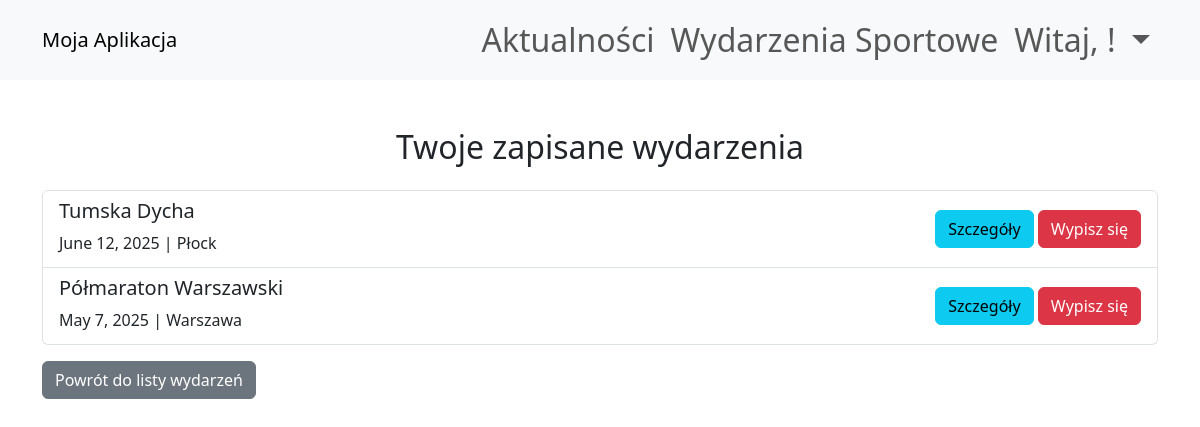
Screenshot of /my-events/ (signed in) with the database file from the repository.
### events/models.py (models this page shows, shortened)
class EventRegistration(models.Model):
    user = models.ForeignKey(User, on_delete=models.CASCADE)
    event = models.ForeignKey(Event, on_delete=models.CASCADE, related_name="registrations")
    registration_date = models.DateTimeField(auto_now_add=True)
    class Meta:
        unique_together = ('user', 'event')

class Event(models.Model):
    title = models.CharField(max_length=200)
    description = models.TextField()
    date = models.DateField()
    time = models.TimeField()
    location = models.CharField(max_length=255)
    max_participants = models.IntegerField()

### events/views.py (the view)
# urls.py: path('my-events/', views.my_events, name='my_events'),
@login_required
def my_events(request):
    registrations = EventRegistration.objects.filter(user=request.user)
    return render(request, 'events/my_events.html', {'registrations': registrations})

### events/templates/events/my_events.html (shortened to what this page needs)
<!DOCTYPE html>
<html lang="pl">
<head>
    <link href="https://cdn.jsdelivr.net/npm/bootstrap@5.3.0/dist/css/bootstrap.min.css" rel="stylesheet">
</head>
<body>
<nav class="navbar navbar-expand-lg navbar-light bg-light">
    <div class="container">
        <a class="navbar-brand" href="/">Moja Aplikacja</a>
        <div class="collapse navbar-collapse" id="navbarNav">
            <ul class="navbar-nav ms-auto">
                <li class="nav-item">
                    <a class="nav-link" href="#">Aktualności</a>
                </li>
                <li class="nav-item">
                    <a class="nav-link" href="{% url 'event_list' %}">Wydarzenia Sportowe</a>
                </li>
                {% if user.is_authenticated %}
                    <li class="nav-item dropdown">
                        <a class="nav-link dropdown-toggle" href="#" id="userDropdown" role="button" data-bs-toggle="dropdown" aria-expanded="false">
                            Witaj, {{ user.first_name }}!
                        </a>
                    </li>
                {% endif %}
            </ul>
        </div>
    </div>
</nav>
    <div class="container mt-5">
        <h2 class="text-center mb-4">Twoje zapisane wydarzenia</h2>
        {% if registrations %}
            <ul class="list-group">
                {% for registration in registrations %}
                    <li class="list-group-item d-flex justify-content-between align-items-center">
                        <div>
                            <h5>{{ registration.event.title }}</h5>
                            <p class="mb-1">{{ registration.event.date }} | {{ registration.event.location }}</p>
                        </div>
                        <div>
                            <a href="{% url 'event_detail' registration.event.id %}" class="btn btn-info">Szczegóły</a>
                            <form method="post" action="{% url 'event_unregister' registration.event.id %}" class="d-inline">
                                <button type="submit" class="btn btn-danger">Wypisz się</button>
                            </form>
                        </div>
                    </li>
                {% endfor %}
            </ul>
        {% else %}
            <p class="text-center text-muted">Nie zapisałeś się jeszcze na żadne wydarzenie.</p>
        {% endif %}
        <a href="{% url 'event_list' %}" class="btn btn-secondary mt-3">Powrót do listy wydarzeń</a>
    </div>
</body>
</html>

### events/templates/events/my_events.html (style rules this page uses)
.navbar-nav .nav-link { font-size: 2rem; }

### rows the page displays
EventRegistration: event "Tumska Dycha", event "June 12, 2025", event.location "Płock"
EventRegistration: event "Półmaraton Warszawski", event "May 7, 2025", event.location "Warszawa"
